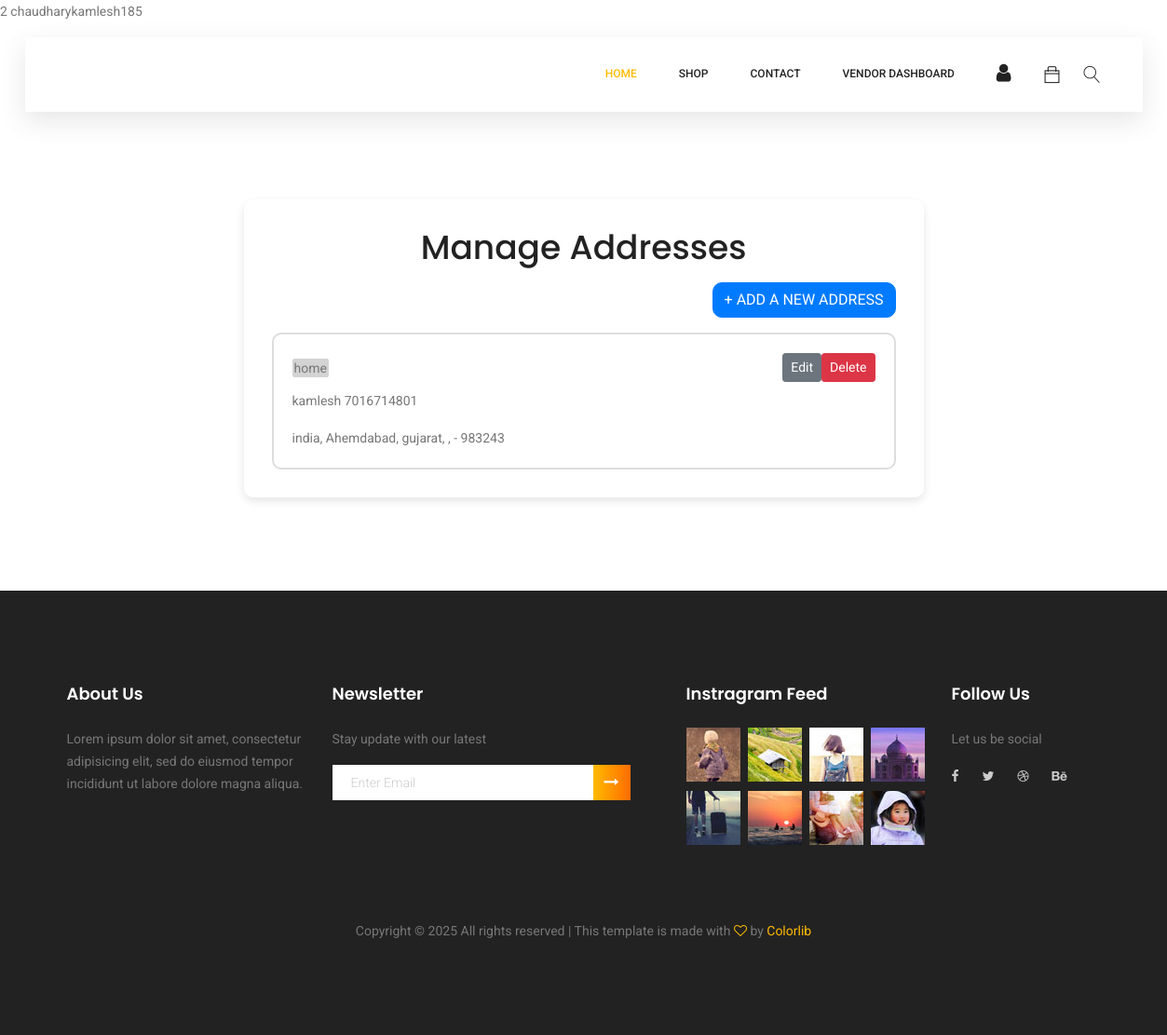
Screenshot of /user/list-address (signed in) with the database file from the repository.
### users/models.py (models this page shows, shortened)
class User(AbstractUser):
    mobile = models.CharField(max_length=15, unique=True, null=True)
    picture = models.ImageField(upload_to='profile_pics/', null=True, blank=True)
    gender = models.CharField(max_length=50, null=True, blank=True)
    birth_date = models.DateField(null=True, blank=True)
    is_vendor = models.BooleanField(default=False)

class Address(models.Model):
    WORK = 'work'
    HOME = 'home'
    OTHER = 'other'
    ADDRESS_TYPES = [
        (WORK, 'Work'),
        (HOME, 'Home'),
        (OTHER, 'Other'),
    ]
    vendor = models.ForeignKey('vendor.VendorProfile', null=True, blank=True, on_delete=models.CASCADE, related_name='addresses')
    user = models.ForeignKey(User, on_delete=models.CASCADE, null=True, blank=True, related_name='addresses')
    name = models.CharField(max_length=100, blank=True, null=True)
    mobile = models.CharField(max_length=15, null=True, blank=True)
    address_type = models.CharField(max_length=10, choices=ADDRESS_TYPES, default=HOME)
    city = models.CharField(max_length=100)
    address = models.CharField(max_length=255, null=True, blank=True)
    state = models.CharField(max_length=100)
    country = models.CharField(max_length=100, null=True, blank=True)
    pincode = models.CharField(max_length=10)

### users/views.py (the view, shortened to what this page needs)
# urls.py: path('list-address', AddressListView.as_view(), name='address_list_view'),
class AddressListView(LoginRequiredMixin, ListView):
    model = Address
    context_object_name = 'addresses'
    template_name = 'user/address_list.html'
    success_url = reverse_lazy('address-list')
    def get_queryset(self):
        return Address.objects.filter(user=self.request.user)

### templates/user/address_list.html (shortened to what this page needs)
{% extends 'navbar.html' %}
{% load static %}
{% load i18n %}
{% load allauth %}
{% block content %}
<body xmlns="http://www.w3.org/1999/html">
<section class="login_box_area section_gap" style="padding-top: 190px;">
    <div class="container">
        <div class="row justify-content-center">
            <div class="col-md-8">
                <div class="Pg+ADy _9wC7Dg" style="box-shadow: 0px 4px 10px rgba(0, 0, 0, 0.1); padding: 30px; border-radius: 10px;">
                    <h1 class="E5TaeR text-center mb-3" >{% trans "Manage Addresses" %}</h1>
                    <div class="align-bottom mb-3 text-right">
                        <a style="border-radius: 10px;" class="btn btn-primary" href="{% url 'add_address_view' %}">+ ADD A NEW ADDRESS</a>
                    </div>
                        {% for address in addresses %}
                            <div class="address-item col-md-12 mb-12" style="border: 2px solid #ddd; padding: 20px; border-radius: 10px;">
                                <div class="d-flex justify-content-between align-items-center mb-2">
                                    <label class="gaVsws"><span style="border: 2px solid lightgrey;  background-color:lightgrey; border-radius: 3px;" >{{ address.address_type }}</span></label>
                                    <div class="d-flex justify-content-between align-items-center">
                                         <a class="btn btn-secondary btn-sm" href="{% url 'update_address_view' address.id %}">Edit</a>
                                        <br>
                                        <form method="post" action = "{% url 'delete_address_view' address.id %}"  style="display:inline;">
                                            <button type="submit" class="btn btn-danger btn-sm">Delete</button>
                                        </form>
                                    </div>
                                </div>
                                <p class="Tlp8CN">
                                    <label><span>{{ address.name }}</span></label>
                                    <label><span>  {{ address.mobile }}</span></label>
                                </p>
                                    <label><span class="Tlp8CN _9gyQif">{{ address.country }}, </span></label>
                                    <label><span class="Tlp8CN _9gyQif">{{ address.city }}, </span></label>
                                        <label><span class="Tlp8CN _9gyQif">{{ address.state }}, </span></label>
                                      <label><span class="Tlp8CN _9gyQif">{{ address.Address }}, </span></label>
                                    <label><span>- {{ address.pincode }}</span></label>
                            </div>
                        {% empty %}
                            <p>No addresses found. <a href="{% url 'add_address_view' %}">Add one here</a>.</p>
                        {% endfor %}
                    </div>
                </div>
            </div>
        </div>
</section>
</body>
{% endblock content %}

### templates/navbar.html (shortened to what this page needs)
{% load static %}
<!DOCTYPE html>
<html lang="zxx" class="no-js">
<head>
    <link rel="stylesheet" href="{% static 'css/linearicons.css' %}">
    <link rel="stylesheet" href="{% static 'css/font-awesome.min.css' %}">
    <link rel="stylesheet" href="{% static 'css/themify-icons.css' %}">
    <link rel="stylesheet" href="{% static 'css/bootstrap.css' %}">
    <link rel="stylesheet" href="{% static 'css/owl.carousel.css' %}">
    <link rel="stylesheet" href="{% static 'css/nice-select.css' %}">
    <link rel="stylesheet" href="{% static 'css/nouislider.min.css' %}">
    <link rel="stylesheet" href="{% static 'css/ion.rangeSlider.css' %}">
    <link rel="stylesheet" href="{% static 'css/ion.rangeSlider.skinFlat.css' %}">
    <link rel="stylesheet" href="{% static 'css/magnific-popup.css' %}">
    <link rel="stylesheet" href="{% static 'css/main.css' %}">
</head>
{{ user.username }}
    <header class="header_area sticky-header">
        <div class="main_menu">
            <nav class="navbar navbar-expand-lg navbar-light main_box">
                <div class="container">
                    <div class="collapse navbar-collapse offset" id="navbarSupportedContent">
                        <ul class="nav navbar-nav menu_nav ml-auto">
                            <li class="nav-item active  ">
                                <a class="nav-link" href="{% url 'index' %}">Home</a>
                            </li>
                            <li class="nav-item submenu dropdown">
                                <a href="#" class="nav-link dropdown-toggle" data-toggle="dropdown" role="button"
                                    aria-haspopup="true" aria-expanded="false">Shop</a>
                            </li>
                            <li class="nav-item">
                                <a class="nav-link" href="#">Contact</a>
                            </li>
                                {% if user.is_authenticated %}
                                    {% if user.is_vendor %}
                                        <li class="nav-item">
                                            <a class="nav-link" href="{% url 'vendor_dashboard' %}">Vendor Dashboard</a>
                                        </li>
                                    {% else %}
                                        <li class="nav-item">
                                            <a class="nav-link" href="{% url 'seller_register' %}">Become a Seller</a>
                                        </li>
                                    {% endif %}
                                {% else %}
                                    <li class="nav-item">
                                        <a class="nav-link" href="{% url 'seller_register' %}">Become a Seller</a>
                                    </li>
                                {% endif %}
                            {% if user.is_authenticated %}
                                <li class="nav-item submenu dropdown">
                                    <a href="#" class="nav-link dropdown-toggle" data-toggle="dropdown" role="button"
                                        aria-haspopup="true" aria-expanded="false">
                                        <i style="font-size: 22px" class="fa fa-user"></i>
                                    </a>
                                </li>
                            {% endif %}
                        </ul>
                        <ul class="nav navbar-nav navbar-right">
                            <li class="nav-item">
                                <a href="{% url 'cart_list' %}" class="cart">
                                    <span style="font-size: 18px" class="ti-bag"></span>
                                </a>
                            </li>
                            <li class="nav-item">
                                <button class="search" id="searchButton">
                                    <span style="font-size: 18px" class="lnr lnr-magnifier"></span>
                                </button>
                            </li>
                        </ul>
                    </div>
                </div>
            </nav>
        </div>
    </header>
    {% block content %}
    {% endblock content %}
    <footer class="footer-area section_gap">
        <div class="container">
            <div class="row">
                <div class="col-lg-3  col-md-6 col-sm-6">
                    <div class="single-footer-widget">
                        <h6>About Us</h6>
                        <p>
                            Lorem ipsum dolor sit amet, consectetur adipisicing elit, sed do eiusmod tempor incididunt
                            ut labore dolore
                            magna aliqua.
                        </p>
                    </div>
                </div>
                <div class="col-lg-4  col-md-6 col-sm-6">
                    <div class="single-footer-widget">
                        <h6>Newsletter</h6>
                        <p>Stay update with our latest</p>
                        <div id="mc_embed_signup">
                            <form target="_blank" novalidate="true"
                                action="https://spondonit.us12.list-manage.com/subscribe/post?u=1462626880ade1ac87bd9c93a&amp;id=92a4423d01"
                                method="get" class="form-inline">
                                <div class="d-flex flex-row">
                                    <input class="form-control" name="EMAIL" placeholder="Enter Email"
                                        onfocus="this.placeholder = ''" onblur="this.placeholder = 'Enter Email '"
                                        required="" type="email">
                                    <button class="click-btn btn btn-default">
                                        <i class="fa fa-long-arrow-right" aria-hidden="true"></i>
                                    </button>
                                </div>
                            </form>
                        </div>
                    </div>
                </div>
                <div class="col-lg-3  col-md-6 col-sm-6">
                    <div class="single-footer-widget mail-chimp">
                        <h6 class="mb-20">Instragram Feed</h6>
                        <ul class="instafeed d-flex flex-wrap">
                            <li><img src="{% static 'img/i1.jpg' %}" alt=""></li>
                            <li><img src="{% static 'img/i2.jpg' %}" alt=""></li>
                            <li><img src="{% static 'img/i3.jpg' %}" alt=""></li>
                            <li><img src="{% static 'img/i4.jpg' %}" alt=""></li>
                            <li><img src="{% static 'img/i5.jpg' %}" alt=""></li>
                            <li><img src="{% static 'img/i6.jpg' %}" alt=""></li>
                            <li><img src="{% static 'img/i7.jpg' %}" alt=""></li>
                            <li><img src="{% static 'img/i8.jpg' %}" alt=""></li>
                        </ul>
                    </div>
                </div>
                <div class="col-lg-2 col-md-6 col-sm-6">
                    <div class="single-footer-widget">
                        <h6>Follow Us</h6>
                        <p>Let us be social</p>
                        <div class="footer-social d-flex align-items-center">
                            <a href="#"><i class="fa fa-facebook"></i></a>
                            <a href="#"><i class="fa fa-twitter"></i></a>
                            <a href="#"><i class="fa fa-dribbble"></i></a>
                            <a href="#"><i class="fa fa-behance"></i></a>
                        </div>
                    </div>
                </div>
            </div>
            <div class="footer-bottom d-flex justify-content-center align-items-center flex-wrap">
                <p class="footer-text m-0">
                    Copyright &copy;
                    <script>document.write(new Date().getFullYear());</script> All rights reserved | This template is
                    made with <i class="fa fa-heart-o" aria-hidden="true"></i> by <a href="https://colorlib.com"
                        target="_blank">Colorlib</a>
                </p>
            </div>
        </div>
    </footer>
</html>

### rows the page displays
User: username "chaudharykamlesh185"
Address: address_type "home", name "kamlesh", mobile "7016714801", country "india", city "Ahemdabad", state "gujarat", pincode "983243"
